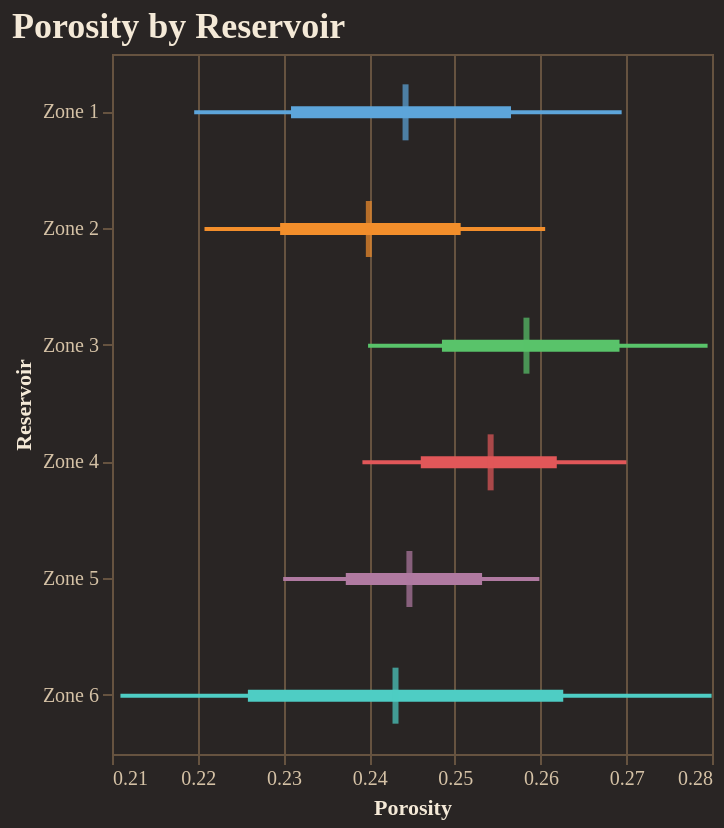

Notebook code for this chart:
### Code cell
fig = reporter.plotter.forest_plot(
    "Porosity", 
    backend=PLOTTING_BACKEND
)
fig.show()

### Figure 1 — Vega-Lite specification as saved in the notebook (floating-point values rounded to 4 significant figures)
{"config": {"background": "#292524", "view": {"fill": "#292524", "stroke": "#665340"}, "title": {"color": "#f4e9d7", "font": "Merriweather", "fontSize": 18, "fontWeight": 600, "subtitleColor": "#d5c2a6", "anchor": "start"}, "axis": {"domainColor": "#665340", "gridColor": "#665340", "tickColor": "#665340", "labelColor": "#d5c2a6", "titleColor": "#f4e9d7", "labelFont": "Merriweather", "titleFont": "Merriweather"}, "legend": {"titleColor": "#f4e9d7", "labelColor": "#d5c2a6", "labelFont": "Merriweather", "titleFont": "Merriweather", "orient": "top-right", "symbolType": "circle"}, "header": {"labelColor": "#d5c2a6", "titleColor": "#f4e9d7", "labelFont": "Merriweather", "titleFont": "Merriweather"}, "mark": {"color": "#c78d3b"}, "line": {"color": "#c78d3b"}, "bar": {"color": "#c78d3b"}, "point": {"color": "#ddb06d"}, "area": {"color": "#c78d3b", "opacity": 0.35}, "text": {"color": "#f4e9d7", "font": "Merriweather"}, "range": {"category": ["#5DA5DA", "#F28E2B", "#59C36A", "#E15759", "#B07AA1", "#4ECDC4", "#FF9DA7", "#EDC948"]}}, "layer": [{"mark": {"type": "rule", "strokeWidth": 2}, "encoding": {"color": {"field": "group", "legend": null, "type": "nominal"}, "x": {"field": "p10", "scale": {"zero": false}, "title": "Porosity", "type": "quantitative"}, "x2": {"field": "p90"}, "y": {"field": "group", "sort": ["Zone 1", "Zone 2", "Zone 3", "Zone 4", "Zone 5", "Zone 6"], "title": "Reservoir", "type": "nominal"}}}, {"mark": {"type": "rule", "strokeWidth": 6}, "encoding": {"color": {"field": "group", "legend": null, "type": "nominal"}, "x": {"field": "p25", "scale": {"zero": false}, "title": "Porosity", "type": "quantitative"}, "x2": {"field": "p75"}, "y": {"field": "group", "sort": ["Zone 1", "Zone 2", "Zone 3", "Zone 4", "Zone 5", "Zone 6"], "title": "Reservoir", "type": "nominal"}}}, {"mark": {"type": "tick", "color": "black", "size": 28, "thickness": 3}, "encoding": {"color": {"field": "group", "legend": null, "type": "nominal"}, "tooltip": [{"field": "group", "title": "Group", "type": "nominal"}, {"field": "p10", "title": "P10", "type": "quantitative"}, {"field": "p25", "title": "P25", "type": "quantitative"}, {"field": "median", "title": "Median", "type": "quantitative"}, {"field": "p75", "title": "P75", "type": "quantitative"}, {"field": "p90", "title": "P90", "type": "quantitative"}], "x": {"field": "median", "scale": {"zero": false}, "title": "Porosity", "type": "quantitative"}, "y": {"field": "group", "sort": ["Zone 1", "Zone 2", "Zone 3", "Zone 4", "Zone 5", "Zone 6"], "title": "Reservoir", "type": "nominal"}}}], "data": {"name": "data-f3eef48ad4a5f284b056467cbe4579c6"}, "height": 350, "title": "Porosity by Reservoir", "width": "container", "$schema": "https://vega.github.io/schema/vega-lite/v5.20.1.json", "datasets": {"data-f3eef48ad4a5f284b056467cbe4579c6": [{"group": "Zone 1", "p10": 0.2196, "p25": 0.2309, "median": 0.2442, "p75": 0.2565, "p90": 0.2695}, {"group": "Zone 2", "p10": 0.2208, "p25": 0.2296, "median": 0.24, "p75": 0.2507, "p90": 0.2605}, {"group": "Zone 3", "p10": 0.2399, "p25": 0.2485, "median": 0.2584, "p75": 0.2692, "p90": 0.2795}, {"group": "Zone 4", "p10": 0.2392, "p25": 0.246, "median": 0.2542, "p75": 0.2619, "p90": 0.27}, {"group": "Zone 5", "p10": 0.23, "p25": 0.2373, "median": 0.2447, "p75": 0.2532, "p90": 0.2599}, {"group": "Zone 6", "p10": 0.211, "p25": 0.2259, "median": 0.2431, "p75": 0.2626, "p90": 0.28}]}}
